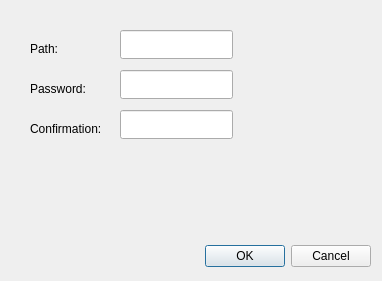
<ui version="4.0" >
 <class>Dialog</class>
 <widget class="QDialog" name="Dialog" >
  <property name="geometry" >
   <rect>
    <x>0</x>
    <y>0</y>
    <width>382</width>
    <height>281</height>
   </rect>
  </property>
  <property name="windowTitle" >
   <string>Encrypt a folder</string>
  </property>
  <widget class="QDialogButtonBox" name="buttonBox" >
   <property name="geometry" >
    <rect>
     <x>30</x>
     <y>240</y>
     <width>341</width>
     <height>32</height>
    </rect>
   </property>
   <property name="orientation" >
    <enum>Qt::Horizontal</enum>
   </property>
   <property name="standardButtons" >
    <set>QDialogButtonBox::Cancel|QDialogButtonBox::NoButton|QDialogButtonBox::Ok</set>
   </property>
  </widget>
  <widget class="QLabel" name="label" >
   <property name="geometry" >
    <rect>
     <x>30</x>
     <y>40</y>
     <width>57</width>
     <height>17</height>
    </rect>
   </property>
   <property name="text" >
    <string>Path:</string>
   </property>
  </widget>
  <widget class="QLabel" name="label_2" >
   <property name="geometry" >
    <rect>
     <x>30</x>
     <y>80</y>
     <width>71</width>
     <height>17</height>
    </rect>
   </property>
   <property name="text" >
    <string>Password:</string>
   </property>
  </widget>
  <widget class="QLabel" name="label_3" >
   <property name="geometry" >
    <rect>
     <x>30</x>
     <y>120</y>
     <width>83</width>
     <height>17</height>
    </rect>
   </property>
   <property name="text" >
    <string>Confirmation:</string>
   </property>
  </widget>
  <widget class="QLineEdit" name="crypt_path" >
   <property name="geometry" >
    <rect>
     <x>120</x>
     <y>30</y>
     <width>113</width>
     <height>29</height>
    </rect>
   </property>
  </widget>
  <widget class="QLineEdit" name="crypt_password" >
   <property name="geometry" >
    <rect>
     <x>120</x>
     <y>70</y>
     <width>113</width>
     <height>29</height>
    </rect>
   </property>
  </widget>
  <widget class="QLineEdit" name="crypt_confirm" >
   <property name="geometry" >
    <rect>
     <x>120</x>
     <y>110</y>
     <width>113</width>
     <height>29</height>
    </rect>
   </property>
  </widget>
 </widget>
 <resources/>
 <connections>
  <connection>
   <sender>buttonBox</sender>
   <signal>accepted()</signal>
   <receiver>Dialog</receiver>
   <slot>accept()</slot>
   <hints>
    <hint type="sourcelabel" >
     <x>248</x>
     <y>254</y>
    </hint>
    <hint type="destinationlabel" >
     <x>157</x>
     <y>274</y>
    </hint>
   </hints>
  </connection>
  <connection>
   <sender>buttonBox</sender>
   <signal>rejected()</signal>
   <receiver>Dialog</receiver>
   <slot>reject()</slot>
   <hints>
    <hint type="sourcelabel" >
     <x>316</x>
     <y>260</y>
    </hint>
    <hint type="destinationlabel" >
     <x>286</x>
     <y>274</y>
    </hint>
   </hints>
  </connection>
 </connections>
</ui>
